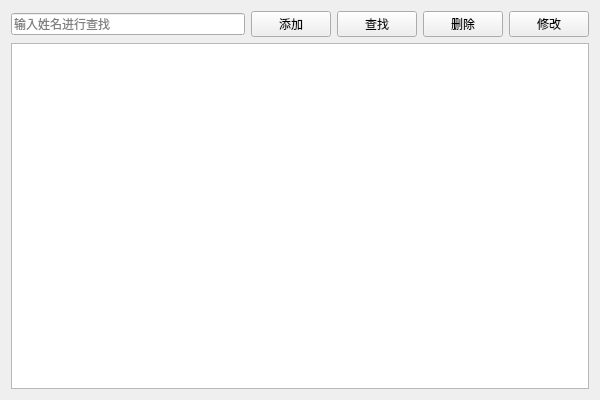
<?xml version="1.0" encoding="UTF-8"?>
<ui version="4.0">
 <class>PatientViewClass</class>
 <widget class="QWidget" name="PatientViewClass">
  <property name="geometry">
   <rect>
    <x>0</x>
    <y>0</y>
    <width>600</width>
    <height>400</height>
   </rect>
  </property>
  <property name="windowTitle">
   <string>患者管理</string>
  </property>
  <layout class="QVBoxLayout" name="verticalLayout">
   <item>
    <layout class="QHBoxLayout" name="horizontalLayout">
     <item>
      <widget class="QLineEdit" name="lineEdit">
       <property name="placeholderText">
        <string>输入姓名进行查找</string>
       </property>
      </widget>
     </item>
     <item>
      <widget class="QPushButton" name="Btn_Add">
       <property name="text">
        <string>添加</string>
       </property>
      </widget>
     </item>
     <item>
      <widget class="QPushButton" name="Btn_Search">
       <property name="text">
        <string>查找</string>
       </property>
      </widget>
     </item>
     <item>
      <widget class="QPushButton" name="Btn_Delete">
       <property name="text">
        <string>删除</string>
       </property>
      </widget>
     </item>
     <item>
      <widget class="QPushButton" name="Btn_Modify">
       <property name="text">
        <string>修改</string>
       </property>
      </widget>
     </item>
    </layout>
   </item>
   <item>
    <widget class="QTableView" name="tableView"/>
   </item>
  </layout>
 </widget>
 <layoutdefault spacing="6" margin="11"/>
 <resources/>
 <connections/>
</ui>
